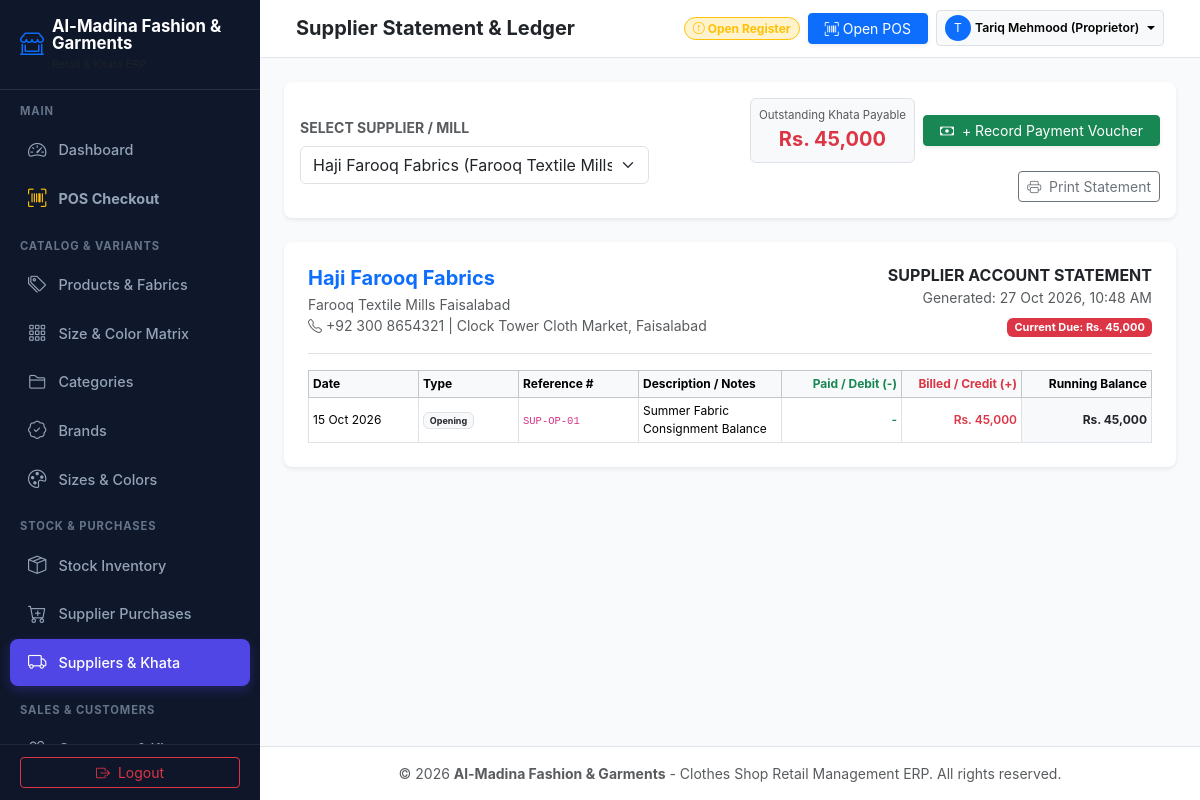
Page /supplier_ledger.php (signed in) on the committed database.
### tables this page shows
CREATE TABLE `suppliers` (
  `id` INT AUTO_INCREMENT PRIMARY KEY,
  `name` VARCHAR(100) NOT NULL,
  `company_name` VARCHAR(100) NULL,
  `phone` VARCHAR(30) NOT NULL,
  `email` VARCHAR(100) NULL,
  `address` TEXT NULL,
  `opening_balance` DECIMAL(12,2) NOT NULL DEFAULT 0.00,
  `current_balance` DECIMAL(12,2) NOT NULL DEFAULT 0.00,
  `status` ENUM('active', 'inactive') NOT NULL DEFAULT 'active',
  `created_at` TIMESTAMP DEFAULT CURRENT_TIMESTAMP
);

CREATE TABLE `supplier_ledger` (
  `id` INT AUTO_INCREMENT PRIMARY KEY,
  `supplier_id` INT NOT NULL,
  `entry_date` DATETIME NOT NULL,
  `transaction_type` ENUM('opening', 'purchase', 'payment', 'return', 'adjustment') NOT NULL,
  `reference_id` INT NULL,
  `reference_no` VARCHAR(50) NULL,
  `debit` DECIMAL(12,2) NOT NULL DEFAULT 0.00,    
  `credit` DECIMAL(12,2) NOT NULL DEFAULT 0.00,   
  `balance` DECIMAL(12,2) NOT NULL DEFAULT 0.00,  
  `notes` VARCHAR(255) NULL,
  `created_at` TIMESTAMP DEFAULT CURRENT_TIMESTAMP,
  FOREIGN KEY (`supplier_id`) REFERENCES `suppliers`(`id`) ON DELETE CASCADE
);

### config/helpers.php (called while the page is built, shortened)
<?php
function format_currency($amount, $currency = null) {
    if ($currency === null) {
        $currency = 'Rs. ';
    }
    return $currency . number_format((float)$amount, 0);
}

### supplier_ledger.php (the view, shortened to what this page needs)
<?php
require_once __DIR__ . '/config/helpers.php';
$supplier_id = intval($_GET['supplier_id'] ?? 0);
$action = $_GET['action'] ?? 'view';
require_once __DIR__ . '/includes/header.php';
$suppliers = $pdo->query("SELECT * FROM suppliers WHERE status = 'active' ORDER BY name ASC")->fetchAll();
if ($supplier_id <= 0 && !empty($suppliers)) {
    $supplier_id = $suppliers[0]['id'];
}
$stmtSup = $pdo->prepare("SELECT * FROM suppliers WHERE id = ?");
$stmtSup->execute([$supplier_id]);
$current_supplier = $stmtSup->fetch();
$stmtLedger = $pdo->prepare("SELECT * FROM supplier_ledger WHERE supplier_id = ? ORDER BY entry_date ASC, id ASC");
$stmtLedger->execute([$supplier_id]);
$entries = $stmtLedger->fetchAll();
?>
<?php if ($action === 'pay' && $current_supplier): ?>
<div class="row justify-content-center">
    <div class="col-12 col-md-8 col-lg-6">
        <div class="card border-0 shadow-sm rounded-3 p-4 mb-4">
            <div class="d-flex justify-content-between align-items-center border-bottom pb-3 mb-3">
                <div>
                    <h5 class="fw-bold mb-0 text-success">
                        <i class="bi bi-cash-stack me-2"></i> Record Supplier Payment Voucher
                    </h5>
                    <small class="text-muted">Dedicated form to issue payment to cloth mills and vendors</small>
                </div>
                <a href="supplier_ledger.php?supplier_id=<?= $current_supplier['id'] ?>" class="btn btn-outline-secondary btn-sm">
                    <i class="bi bi-arrow-left me-1"></i> Back to Statement
                </a>
            </div>
            <form method="POST" action="supplier_ledger.php">
                <input type="hidden" name="form_action" value="record_payment">
                <input type="hidden" name="supplier_id" value="<?= $current_supplier['id'] ?>">
                <div class="p-3 bg-light rounded-3 mb-3">
                    <div class="d-flex justify-content-between align-items-center">
                        <div>
                            <div class="fw-bold text-dark"><?= htmlspecialchars($current_supplier['name']) ?></div>
                            <small class="text-muted"><?= htmlspecialchars($current_supplier['company_name'] ?: 'Wholesale Mill') ?></small>
                        </div>
                        <div class="text-end">
                            <small class="text-muted d-block">Current Payable</small>
                            <h5 class="fw-bolder text-danger mb-0"><?= format_currency($current_supplier['current_balance']) ?></h5>
                        </div>
                    </div>
                </div>
                <div class="mb-3">
                    <label class="form-label small fw-bold">AMOUNT PAID (RS.) *</label>
                    <input type="number" step="0.01" name="amount" class="form-control form-control-lg text-end fw-bold text-success" required min="1" value="<?= max(1, $current_supplier['current_balance']) ?>" autofocus>
                </div>
                <div class="row g-2 mb-3">
                    <div class="col-6">
                        <label class="form-label small fw-bold">PAYMENT METHOD</label>
                        <select name="payment_method" class="form-select">
                            <option value="bank">Bank Transfer / Cheque</option>
                            <option value="cash">Cash Counter</option>
                            <option value="jazzcash">JazzCash</option>
                            <option value="easypaisa">Easypaisa</option>
                        </select>
                    </div>
                    <div class="col-6">
                        <label class="form-label small fw-bold">PAYMENT DATE</label>
                        <input type="date" name="payment_date" class="form-control" value="<?= date('Y-m-d') ?>">
                    </div>
                </div>
                <div class="mb-3">
                    <label class="form-label small fw-bold">CHEQUE / SLIP / REFERENCE #</label>
                    <input type="text" name="reference_no" class="form-control" placeholder="e.g. HBL Cheque #991024 or IBFT Ref">
                </div>
                <div class="mb-4">
                    <label class="form-label small fw-bold">REMARKS / NOTES</label>
                    <textarea name="notes" class="form-control" rows="2" placeholder="e.g. Cleared bill against Summer 2026 cotton lot"></textarea>
                </div>
                <div class="d-flex justify-content-between align-items-center pt-3 border-top">
                    <a href="supplier_ledger.php?supplier_id=<?= $current_supplier['id'] ?>" class="btn btn-light">Cancel</a>
                    <button type="submit" class="btn btn-success px-4 fw-bold">
                        <i class="bi bi-check2-circle me-1"></i> Issue Payment Voucher
                    </button>
                </div>
            </form>
        </div>
    </div>
</div>
<?php else: ?>
<div class="card border-0 shadow-sm rounded-3 p-3 mb-4 no-print">
    <div class="row g-3 align-items-center">
        <div class="col-12 col-md-5">
            <form method="GET" action="supplier_ledger.php">
                <label class="form-label small fw-bold text-muted">SELECT SUPPLIER / MILL</label>
                <select name="supplier_id" class="form-select" onchange="this.form.submit()">
                    <?php foreach ($suppliers as $s): ?>
                        <option value="<?= $s['id'] ?>" <?= $s['id'] == $supplier_id ? 'selected' : '' ?>>
                            <?= htmlspecialchars($s['name']) ?> (<?= htmlspecialchars($s['company_name'] ?: 'Wholesale') ?>) - Payable: <?= format_currency($s['current_balance']) ?>
                        </option>
                    <?php endforeach; ?>
                </select>
            </form>
        </div>
        <?php if ($current_supplier): ?>
        <div class="col-12 col-md-7">
            <div class="d-flex flex-wrap gap-2 justify-content-md-end align-items-center">
                <div class="p-2 border rounded bg-light text-center" style="min-width: 140px;">
                    <small class="text-muted d-block" style="font-size: 0.72rem;">Outstanding Khata Payable</small>
                    <strong class="fs-5 text-danger"><?= format_currency($current_supplier['current_balance']) ?></strong>
                </div>
                <a href="supplier_ledger.php?supplier_id=<?= $current_supplier['id'] ?>&action=pay" class="btn btn-success btn-sm px-3 shadow-sm">
                    <i class="bi bi-cash me-1"></i> + Record Payment Voucher
                </a>
                <button class="btn btn-outline-secondary btn-sm" onclick="window.print()">
                    <i class="bi bi-printer me-1"></i> Print Statement
                </button>
            </div>
        </div>
        <?php endif; ?>
    </div>
</div>
<?php if ($current_supplier): ?>
<div class="card border-0 shadow-sm rounded-3 p-4 print-area">
    <div class="d-flex justify-content-between align-items-start border-bottom pb-3 mb-3">
        <div>
            <h5 class="fw-bold text-primary mb-1"><?= htmlspecialchars($current_supplier['name']) ?></h5>
            <div class="text-muted small"><?= htmlspecialchars($current_supplier['company_name'] ?: '') ?></div>
            <div class="text-muted small"><i class="bi bi-telephone"></i> <?= htmlspecialchars($current_supplier['phone']) ?> | <?= htmlspecialchars($current_supplier['address'] ?: '') ?></div>
        </div>
        <div class="text-end">
            <h6 class="fw-bold mb-0">SUPPLIER ACCOUNT STATEMENT</h6>
            <small class="text-muted">Generated: <?= date('d M Y, h:i A') ?></small>
            <div class="mt-1">
                <span class="badge bg-danger" style="font-size: 11px;">Current Due: <?= format_currency($current_supplier['current_balance']) ?></span>
            </div>
        </div>
    </div>
    <div class="table-responsive">
        <table class="table table-bordered table-sm align-middle mb-0" style="font-size: 12px;">
            <thead class="table-light text-muted">
                <tr>
                    <th style="width: 110px;">Date</th>
                    <th style="width: 100px;">Type</th>
                    <th style="width: 120px;">Reference #</th>
                    <th>Description / Notes</th>
                    <th style="width: 120px;" class="text-end text-success">Paid / Debit (-)</th>
                    <th style="width: 120px;" class="text-end text-danger">Billed / Credit (+)</th>
                    <th style="width: 130px;" class="text-end bg-light">Running Balance</th>
                </tr>
            </thead>
            <tbody>
                <?php if (empty($entries)): ?>
                    <tr><td colspan="7" class="text-center py-4 text-muted">No transactions recorded for this supplier.</td></tr>
                <?php else: ?>
                    <?php foreach ($entries as $e): ?>
                        <tr>
                            <td><?= date('d M Y', strtotime($e['entry_date'])) ?></td>
                            <td>
                                <span class="badge bg-light text-dark border"><?= ucfirst(str_replace('_', ' ', $e['transaction_type'])) ?></span>
                            </td>
                            <td><code><?= htmlspecialchars($e['reference_no'] ?? '-') ?></code></td>
                            <td><?= htmlspecialchars($e['notes'] ?? '-') ?></td>
                            <td class="text-end fw-semibold text-success">
                                <?= $e['debit'] > 0 ? format_currency($e['debit']) : '-' ?>
                            </td>
                            <td class="text-end fw-semibold text-danger">
                                <?= $e['credit'] > 0 ? format_currency($e['credit']) : '-' ?>
                            </td>
                            <td class="text-end fw-bold text-dark bg-light">
                                <?= format_currency($e['balance']) ?>
                            </td>
                        </tr>
                    <?php endforeach; ?>
                <?php endif; ?>
            </tbody>
        </table>
    </div>
</div>
<?php endif; ?>
<?php endif; ?>
<?php require_once __DIR__ . '/includes/footer.php'; ?>

### assets/css/clothes-retail.css (style rules this page uses)
:root { --cr-primary: #4f46e5; --cr-primary-hover: #4338ca; --cr-secondary: #0ea5e9; --cr-dark: #1e1b4b; --cr-sidebar-bg: #0f172a; --cr-sidebar-hover: #1e293b; --cr-accent: #f43f5e; --cr-bg: #f8fafc; --cr-card-bg: #ffffff; --cr-border: #e2e8f0; }
html, body { height: 100%; }
body { background-color: var(--cr-bg); font-family: -apple-system, BlinkMacSystemFont, "Segoe UI", Roboto, "Helvetica Neue", Arial, sans-serif; color: #334155; min-height: 100%; }
@media (min-width: 992px) { html, body { height: 100vh; overflow: hidden; } }
.table-responsive { -webkit-overflow-scrolling: touch; }

### rows in the picture
suppliers: current_balance "Rs. 45,000", name "Haji Farooq Fabrics", company_name "Farooq Textile Mills Faisalabad", phone "+92 300 8654321", address "Clock Tower Cloth Market, Faisalabad"
supplier_ledger: entry_date "15 Oct 2026", transaction_type "Opening", reference_no "SUP-OP-01", notes "Summer Fabric Consignment Balance", credit "Rs. 45,000", balance "Rs. 45,000"

### other values in the picture
$shop_name "Al-Madina Fashion & Garments"
$section_name "MAIN"
$page_info['title'] "Dashboard"
$page_info['title'] "POS Checkout"
$section_name "CATALOG & VARIANTS"
$page_info['title'] "Products & Fabrics"
$page_info['title'] "Size & Color Matrix"
$page_info['title'] "Categories"
$page_info['title'] "Brands"
$page_info['title'] "Sizes & Colors"
$section_name "STOCK & PURCHASES"
$page_info['title'] "Stock Inventory"
$page_info['title'] "Supplier Purchases"
$page_info['title'] "Suppliers & Khata"
$section_name "SALES & CUSTOMERS"
